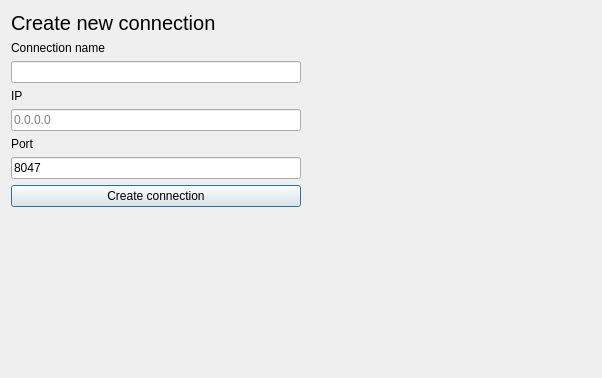
<?xml version="1.0" encoding="UTF-8"?>
<ui version="4.0">
 <class>ConnectionSettings</class>
 <widget class="QDialog" name="ConnectionSettings">
  <property name="geometry">
   <rect>
    <x>0</x>
    <y>0</y>
    <width>602</width>
    <height>378</height>
   </rect>
  </property>
  <property name="windowTitle">
   <string>Dialog</string>
  </property>
  <layout class="QHBoxLayout" name="horizontalLayout">
   <item>
    <layout class="QVBoxLayout" name="verticalLayout">
     <item>
      <layout class="QHBoxLayout" name="horizontalLayout_2">
       <item>
        <widget class="QLabel" name="label">
         <property name="styleSheet">
          <string notr="true">font-size:20px;</string>
         </property>
         <property name="text">
          <string>Create new connection</string>
         </property>
        </widget>
       </item>
      </layout>
     </item>
     <item>
      <widget class="QLabel" name="label_4">
       <property name="text">
        <string>Connection name</string>
       </property>
      </widget>
     </item>
     <item>
      <widget class="QLineEdit" name="name"/>
     </item>
     <item>
      <widget class="QLabel" name="label_2">
       <property name="text">
        <string>IP</string>
       </property>
      </widget>
     </item>
     <item>
      <widget class="QLineEdit" name="ip">
       <property name="styleSheet">
        <string notr="true"/>
       </property>
       <property name="placeholderText">
        <string>0.0.0.0</string>
       </property>
      </widget>
     </item>
     <item>
      <widget class="QLabel" name="label_3">
       <property name="text">
        <string>Port</string>
       </property>
      </widget>
     </item>
     <item>
      <widget class="QLineEdit" name="port">
       <property name="text">
        <string>8047</string>
       </property>
       <property name="placeholderText">
        <string>8047</string>
       </property>
      </widget>
     </item>
     <item>
      <layout class="QHBoxLayout" name="horizontalLayout_3">
       <item>
        <widget class="QPushButton" name="connectBtn">
         <property name="text">
          <string>Create connection</string>
         </property>
        </widget>
       </item>
      </layout>
     </item>
     <item>
      <spacer name="verticalSpacer">
       <property name="orientation">
        <enum>Qt::Vertical</enum>
       </property>
       <property name="sizeHint" stdset="0">
        <size>
         <width>20</width>
         <height>40</height>
        </size>
       </property>
      </spacer>
     </item>
    </layout>
   </item>
   <item>
    <spacer name="horizontalSpacer">
     <property name="orientation">
      <enum>Qt::Horizontal</enum>
     </property>
     <property name="sizeHint" stdset="0">
      <size>
       <width>40</width>
       <height>20</height>
      </size>
     </property>
    </spacer>
   </item>
  </layout>
 </widget>
 <resources/>
 <connections/>
</ui>
